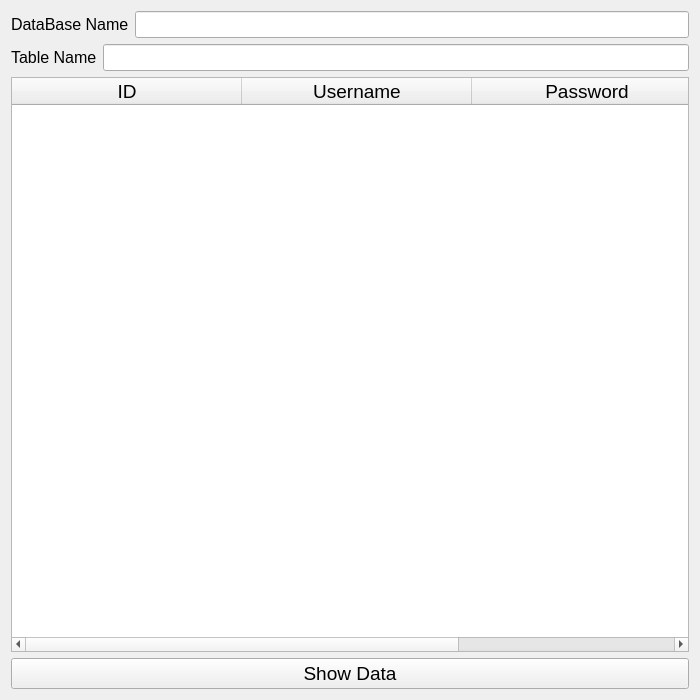
<?xml version="1.0" encoding="UTF-8"?>
<ui version="4.0">
 <class>Form</class>
 <widget class="QWidget" name="Form">
  <property name="geometry">
   <rect>
    <x>0</x>
    <y>0</y>
    <width>700</width>
    <height>700</height>
   </rect>
  </property>
  <property name="windowTitle">
   <string>Form</string>
  </property>
  <layout class="QVBoxLayout" name="verticalLayout">
   <item>
    <layout class="QHBoxLayout" name="horizontalLayout">
     <item>
      <widget class="QLabel" name="label_dbname">
       <property name="font">
        <font>
         <pointsize>12</pointsize>
        </font>
       </property>
       <property name="text">
        <string>DataBase Name</string>
       </property>
      </widget>
     </item>
     <item>
      <widget class="QLineEdit" name="lineEdit_dbname">
       <property name="font">
        <font>
         <pointsize>12</pointsize>
        </font>
       </property>
      </widget>
     </item>
    </layout>
   </item>
   <item>
    <layout class="QHBoxLayout" name="horizontalLayout_2">
     <item>
      <widget class="QLabel" name="label_tbname">
       <property name="font">
        <font>
         <pointsize>12</pointsize>
        </font>
       </property>
       <property name="text">
        <string>Table Name</string>
       </property>
      </widget>
     </item>
     <item>
      <widget class="QLineEdit" name="lineEdit_tbname">
       <property name="font">
        <font>
         <pointsize>12</pointsize>
        </font>
       </property>
      </widget>
     </item>
    </layout>
   </item>
   <item>
    <widget class="QTableWidget" name="tableWidget">
     <property name="font">
      <font>
       <pointsize>14</pointsize>
      </font>
     </property>
     <property name="lineWidth">
      <number>3</number>
     </property>
     <attribute name="horizontalHeaderDefaultSectionSize">
      <number>230</number>
     </attribute>
     <column>
      <property name="text">
       <string>ID</string>
      </property>
     </column>
     <column>
      <property name="text">
       <string>Username</string>
      </property>
     </column>
     <column>
      <property name="text">
       <string>Password</string>
      </property>
     </column>
    </widget>
   </item>
   <item>
    <widget class="QPushButton" name="pushButton">
     <property name="font">
      <font>
       <pointsize>14</pointsize>
      </font>
     </property>
     <property name="text">
      <string>Show Data</string>
     </property>
    </widget>
   </item>
  </layout>
 </widget>
 <resources/>
 <connections/>
</ui>
